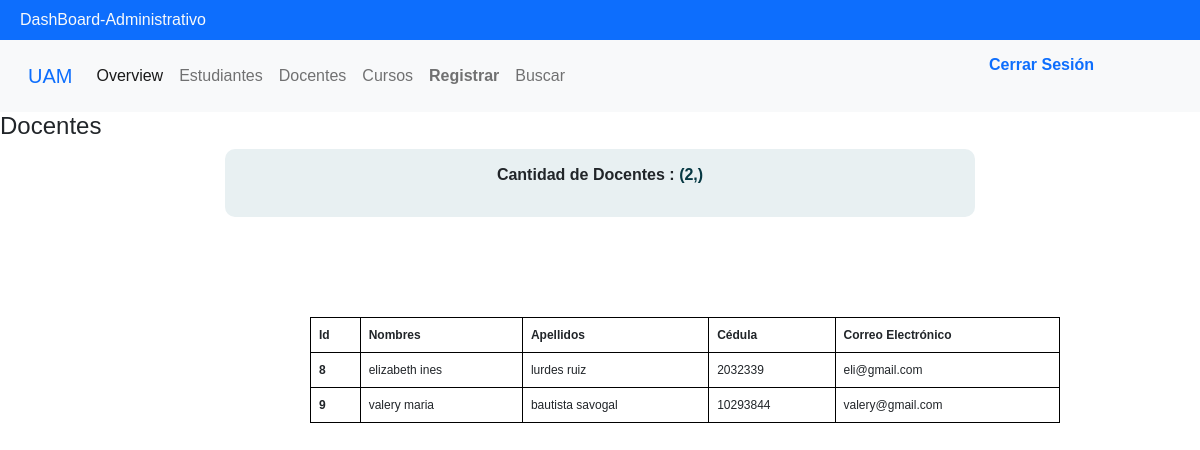
/DashBoard-Administrativo/docentes, run on the app's committed database.
### tables this page shows
CREATE TABLE Usuarios (idUsuario INTEGER PRIMARY KEY AUTOINCREMENT UNIQUE, codUsuario VARCHAR (10) UNIQUE NOT NULL, primerNombre TEXT (11) NOT NULL, segundoNombre TEXT (11) NOT NULL, primerApellido TEXT (12) NOT NULL, segundoApellido TEXT (12) NOT NULL, email TEXT NOT NULL, clave VARCHAR (15) NOT NULL, idTipoUsuario INT REFERENCES Tipo_Usuarios (idTipoUsuario) NOT NULL);

### app.py (the view)
@app.route('/DashBoard-Administrativo/docentes',methods=['GET','POST'])
def docentes():
    cantDoc = usersControllers.cantUsers1()
    users = usersControllers.getUsers1()
    data = {
        "cant": cantDoc,
        "users": users
    }
    return render_template('docentes.html',docente=data)

### db.py (called while the page is built)
def get_db():
    try:
        g.db = sqlite3.connect("baseDeDatos.db")
        return g.db
    except Error:
        print(Error)

### usersControllers.py (called while the page is built)
def getUsers1():
    connect = get_db()
    cursor = connect.cursor()
    sql = " SELECT idUsuario, primerNombre, segundoNombre, primerApellido, segundoApellido, codUsuario, email FROM Usuarios WHERE idTipoUsuario = 2"
    cursor.execute(sql)
    users = cursor.fetchall()
    return users

def cantUsers1():
    connect = get_db()
    cursor = connect.cursor()
    sql = " SELECT COUNT(*) FROM Usuarios WHERE idTipoUsuario = 2; "
    cursor.execute(sql)
    users = cursor.fetchone()
    return users

### templates/docentes.html
{% extends "base.html" %}
{% block contenido %}
<head>
    <link rel="stylesheet" href="{{  url_for('static',  filename='css/styleTabs.css')  }}">
</head>
<header>
    <h4>Docentes</h4>
</header>
    <div id='contador'>
    <p>
        <b>    Cantidad de Docentes : <span style="color:#053742;text-decoration:none">{{ docente["cant"] }}</span> </b><br>
    </p>
    </div>
    <table class="table table-bordered">
        <thead>
          <tr>
            <th scope="col">Id</th>
            <th scope="col">Nombres</th>
            <th scope="col">Apellidos</th>
            <th scope="col">Cédula</th>
            <th scope="col">Correo Electrónico</th>
          </tr>
        </thead>
        <tbody>
          {% for usuario in docente.users %}
          <tr>
            <th scope="row">{{ usuario[0] }}</th>
            <td>{{ usuario[1] }} {{ usuario[2] }}</td>
            <td>{{ usuario[3] }} {{ usuario[4] }}</td>
            <td>{{ usuario[5] }}</td>
            <td>{{ usuario[6] }}</td>
          </tr>
        {% endfor %}
        </tbody>
      </table>
    {% endblock %}

### static/css/styleBase.css (style rules this page uses)
* { margin: 0; padding: 0; text-decoration: none; font-family: Verdana, Geneva, Tahoma, sans-serif; }
body { overflow: auto; }

### static/css/styleTabs.css (style rules this page uses)
* { margin: 0; padding: 0; -webkit-box-sizing: border-box; -moz-box-sizing: border-box; box-sizing: border-box; font-family: verdana, arial, helvetica; }
#contador { width: 750px; text-align: center; background-color:#E8F0F2; padding: 14px ; border-radius:10px; margin:auto; display: block ; }
.table { margin-top:100px; margin-left: 310px; width: 750px; border: 1px solid black; display:table; font-size: 12px; padding: 46px; }

### data on the page
Usuarios: idUsuario "8", primerNombre "elizabeth", segundoNombre "ines", primerApellido "lurdes", segundoApellido "ruiz", codUsuario "2032339", email "eli@gmail.com"
Usuarios: idUsuario "9", primerNombre "valery", segundoNombre "maria", primerApellido "bautista", segundoApellido "savogal", codUsuario "10293844", email "valery@gmail.com"

### other printed values
{{ docente["cant"] }} "(2,)"
